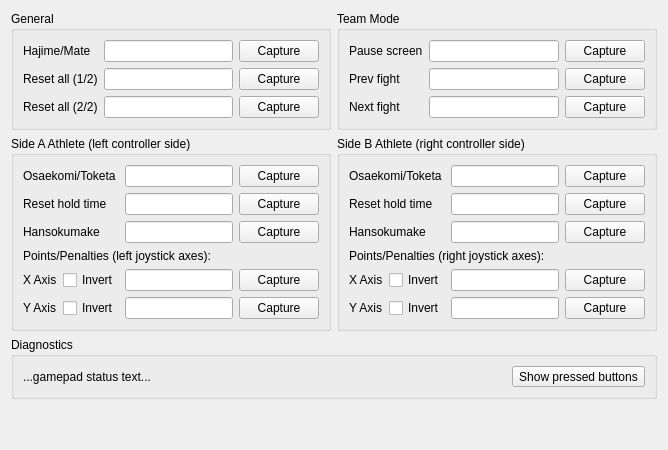
     <widget class="QWidget" name="tab_gamepad">
      <attribute name="icon">
       <iconset resource="ipponboard.qrc">
        <normaloff>:/res/icons/controller.png</normaloff>:/res/icons/controller.png</iconset>
      </attribute>
      <attribute name="title">
       <string>Gamepad</string>
      </attribute>
      <layout class="QVBoxLayout" name="verticalLayout_raw" stretch="0,0,0,0">
       <item>
        <layout class="QHBoxLayout" name="horizontalLayout_4">
         <property name="bottomMargin">
          <number>0</number>
         </property>
         <item>
          <widget class="QGroupBox" name="groupBox_raw_buttons_general">
           <property name="title">
            <string>General</string>
           </property>
           <layout class="QGridLayout" name="gridLayout_8">
            <item row="0" column="2">
             <widget class="QPushButton" name="pushButton_capture_raw_hajime_mate">
              <property name="text">
               <string>Capture</string>
              </property>
             </widget>
            </item>
            <item row="1" column="2">
             <widget class="QPushButton" name="pushButton_capture_raw_reset_first">
              <property name="text">
               <string>Capture</string>
              </property>
             </widget>
            </item>
            <item row="0" column="0">
             <widget class="QLabel" name="label_raw_hajime_mate">
              <property name="text">
               <string>Hajime/Mate</string>
              </property>
             </widget>
            </item>
            <item row="2" column="2">
             <widget class="QPushButton" name="pushButton_capture_raw_reset_second">
              <property name="text">
               <string>Capture</string>
              </property>
             </widget>
            </item>
            <item row="1" column="0">
             <widget class="QLabel" name="label_raw_reset_first">
              <property name="text">
               <string>Reset all (1/2)</string>
              </property>
             </widget>
            </item>
            <item row="0" column="1">
             <widget class="QLineEdit" name="lineEdit_raw_hajime_mate"/>
            </item>
            <item row="2" column="0">
             <widget class="QLabel" name="label_raw_reset_second">
              <property name="text">
               <string>Reset all (2/2)</string>
              </property>
             </widget>
            </item>
            <item row="1" column="1">
             <widget class="QLineEdit" name="lineEdit_raw_reset_first"/>
            </item>
            <item row="2" column="1">
             <widget class="QLineEdit" name="lineEdit_raw_reset_second"/>
            </item>
           </layout>
          </widget>
         </item>
         <item>
          <widget class="QGroupBox" name="groupBox_raw_buttons_team_mode">
           <property name="title">
            <string>Team Mode</string>
           </property>
           <property name="checkable">
            <bool>false</bool>
           </property>
           <layout class="QGridLayout" name="gridLayout_raw_buttons">
            <item row="0" column="1">
             <widget class="QLineEdit" name="lineEdit_raw_pause"/>
            </item>
            <item row="2" column="2">
             <widget class="QPushButton" name="pushButton_capture_raw_next">
              <property name="text">
               <string>Capture</string>
              </property>
             </widget>
            </item>
            <item row="1" column="1">
             <widget class="QLineEdit" name="lineEdit_raw_prev"/>
            </item>
            <item row="2" column="1">
             <widget class="QLineEdit" name="lineEdit_raw_next"/>
            </item>
            <item row="2" column="0">
             <widget class="QLabel" name="label_raw_next">
              <property name="text">
               <string>Next fight</string>
              </property>
             </widget>
            </item>
            <item row="1" column="0">
             <widget class="QLabel" name="label_raw_prev">
              <property name="text">
               <string>Prev fight</string>
              </property>
             </widget>
            </item>
            <item row="0" column="2">
             <widget class="QPushButton" name="pushButton_capture_raw_pause">
              <property name="text">
               <string>Capture</string>
              </property>
             </widget>
            </item>
            <item row="0" column="0">
             <widget class="QLabel" name="label_raw_pause">
              <property name="text">
               <string>Pause screen</string>
              </property>
             </widget>
            </item>
            <item row="1" column="2">
             <widget class="QPushButton" name="pushButton_capture_raw_prev">
              <property name="text">
               <string>Capture</string>
              </property>
             </widget>
            </item>
           </layout>
          </widget>
         </item>
        </layout>
       </item>
       <item>
        <layout class="QHBoxLayout" name="horizontalLayout_fighter_controls">
         <property name="bottomMargin">
          <number>0</number>
         </property>
         <item>
          <widget class="QGroupBox" name="groupBox_first_2">
           <property name="title">
            <string>Side A Athlete (left controller side)</string>
           </property>
           <layout class="QGridLayout" name="gridLayout_9">
            <item row="4" column="3">
             <widget class="QPushButton" name="pushButton_capture_raw_axis_left_x">
              <property name="text">
               <string>Capture</string>
              </property>
             </widget>
            </item>
            <item row="4" column="0">
             <widget class="QLabel" name="label_raw_axis_left_x">
              <property name="text">
               <string>X Axis</string>
              </property>
             </widget>
            </item>
            <item row="1" column="3">
             <widget class="QPushButton" name="pushButton_capture_raw_reset_hold_first">
              <property name="text">
               <string>Capture</string>
              </property>
             </widget>
            </item>
            <item row="2" column="3">
             <widget class="QPushButton" name="pushButton_capture_raw_hansokumake_first">
              <property name="text">
               <string>Capture</string>
              </property>
             </widget>
            </item>
            <item row="0" column="3">
             <widget class="QPushButton" name="pushButton_capture_raw_osaekomi_first">
              <property name="text">
               <string>Capture</string>
              </property>
             </widget>
            </item>
            <item row="5" column="0">
             <widget class="QLabel" name="label_raw_axis_left_y">
              <property name="text">
               <string>Y Axis</string>
              </property>
             </widget>
            </item>
            <item row="5" column="3">
             <widget class="QPushButton" name="pushButton_capture_raw_axis_left_y">
              <property name="text">
               <string>Capture</string>
              </property>
             </widget>
            </item>
            <item row="5" column="2">
             <widget class="QLineEdit" name="lineEdit_raw_axis_left_y">
              <property name="sizePolicy">
               <sizepolicy hsizetype="Expanding" vsizetype="Fixed">
                <horstretch>0</horstretch>
                <verstretch>0</verstretch>
               </sizepolicy>
              </property>
             </widget>
            </item>
            <item row="5" column="1">
             <widget class="QCheckBox" name="checkBox_raw_axis_left_y_invert">
              <property name="text">
               <string>Invert</string>
              </property>
             </widget>
            </item>
            <item row="4" column="2">
             <widget class="QLineEdit" name="lineEdit_raw_axis_left_x">
              <property name="sizePolicy">
               <sizepolicy hsizetype="Expanding" vsizetype="Fixed">
                <horstretch>0</horstretch>
                <verstretch>0</verstretch>
               </sizepolicy>
              </property>
             </widget>
            </item>
            <item row="4" column="1">
             <widget class="QCheckBox" name="checkBox_raw_axis_left_x_invert">
              <property name="text">
               <string>Invert</string>
              </property>
             </widget>
            </item>
            <item row="2" column="2">
             <widget class="QLineEdit" name="lineEdit_raw_hansokumake_first"/>
            </item>
            <item row="1" column="2">
             <widget class="QLineEdit" name="lineEdit_raw_reset_hold_first"/>
            </item>
            <item row="0" column="2">
             <widget class="QLineEdit" name="lineEdit_raw_osaekomi_first"/>
            </item>
            <item row="0" column="0" colspan="2">
             <widget class="QLabel" name="label_raw_osaekomi_first">
              <property name="text">
               <string>Osaekomi/Toketa</string>
              </property>
             </widget>
            </item>
            <item row="1" column="0" colspan="2">
             <widget class="QLabel" name="label_raw_reset_hold_first">
              <property name="text">
               <string>Reset hold time</string>
              </property>
             </widget>
            </item>
            <item row="2" column="0" colspan="2">
             <widget class="QLabel" name="label_raw_hansokumake_first">
              <property name="text">
               <string>Hansokumake</string>
              </property>
             </widget>
            </item>
            <item row="3" column="0" colspan="3">
             <widget class="QLabel" name="label_2">
              <property name="text">
               <string>Points/Penalties (left joystick axes):</string>
              </property>
             </widget>
            </item>
           </layout>
          </widget>
         </item>
         <item>
          <widget class="QGroupBox" name="groupBox_second_2">
           <property name="title">
            <string>Side B Athlete (right controller side)</string>
           </property>
           <layout class="QGridLayout" name="gridLayout_11">
            <item row="2" column="2">
             <widget class="QLineEdit" name="lineEdit_raw_hansokumake_second"/>
            </item>
            <item row="1" column="3">
             <widget class="QPushButton" name="pushButton_capture_raw_reset_hold_second">
              <property name="text">
               <string>Capture</string>
              </property>
             </widget>
            </item>
            <item row="4" column="3">
             <widget class="QPushButton" name="pushButton_capture_raw_axis_right_x">
              <property name="text">
               <string>Capture</string>
              </property>
             </widget>
            </item>
            <item row="0" column="2">
             <widget class="QLineEdit" name="lineEdit_raw_osaekomi_second"/>
            </item>
            <item row="4" column="1">
             <widget class="QCheckBox" name="checkBox_raw_axis_right_x_invert">
              <property name="text">
               <string>Invert</string>
              </property>
             </widget>
            </item>
            <item row="0" column="3">
             <widget class="QPushButton" name="pushButton_capture_raw_osaekomi_second">
              <property name="text">
               <string>Capture</string>
              </property>
             </widget>
            </item>
            <item row="4" column="0">
             <widget class="QLabel" name="label_raw_axis_right_x">
              <property name="text">
               <string>X Axis</string>
              </property>
             </widget>
            </item>
            <item row="2" column="3">
             <widget class="QPushButton" name="pushButton_capture_raw_hansokumake_second">
              <property name="text">
               <string>Capture</string>
              </property>
             </widget>
            </item>
            <item row="1" column="2">
             <widget class="QLineEdit" name="lineEdit_raw_reset_hold_second"/>
            </item>
            <item row="0" column="0" colspan="2">
             <widget class="QLabel" name="label_raw_osaekomi_second">
              <property name="text">
               <string>Osaekomi/Toketa</string>
              </property>
             </widget>
            </item>
            <item row="2" column="0" colspan="2">
             <widget class="QLabel" name="label_raw_hansokumake_second">
              <property name="text">
               <string>Hansokumake</string>
              </property>
             </widget>
            </item>
            <item row="1" column="0" colspan="2">
             <widget class="QLabel" name="label_raw_reset_hold_second">
              <property name="text">
               <string>Reset hold time</string>
              </property>
             </widget>
            </item>
            <item row="4" column="2">
             <widget class="QLineEdit" name="lineEdit_raw_axis_right_x">
              <property name="sizePolicy">
               <sizepolicy hsizetype="Expanding" vsizetype="Fixed">
                <horstretch>0</horstretch>
                <verstretch>0</verstretch>
               </sizepolicy>
              </property>
             </widget>
            </item>
            <item row="5" column="0">
             <widget class="QLabel" name="label_raw_axis_right_y">
              <property name="text">
               <string>Y Axis</string>
              </property>
             </widget>
            </item>
            <item row="5" column="1">
             <widget class="QCheckBox" name="checkBox_raw_axis_right_y_invert">
              <property name="text">
               <string>Invert</string>
              </property>
             </widget>
            </item>
            <item row="5" column="2">
             <widget class="QLineEdit" name="lineEdit_raw_axis_right_y">
              <property name="sizePolicy">
               <sizepolicy hsizetype="Expanding" vsizetype="Fixed">
                <horstretch>0</horstretch>
                <verstretch>0</verstretch>
               </sizepolicy>
              </property>
             </widget>
            </item>
            <item row="5" column="3">
             <widget class="QPushButton" name="pushButton_capture_raw_axis_right_y">
              <property name="text">
               <string>Capture</string>
              </property>
             </widget>
            </item>
            <item row="3" column="0" colspan="4">
             <widget class="QLabel" name="label_3">
              <property name="text">
               <string>Points/Penalties (right joystick axes):</string>
              </property>
             </widget>
            </item>
           </layout>
          </widget>
         </item>
        </layout>
       </item>
       <item>
        <widget class="QGroupBox" name="groupBox_diagnostics">
         <property name="title">
          <string>Diagnostics</string>
         </property>
         <property name="flat">
          <bool>false</bool>
         </property>
         <property name="checkable">
          <bool>false</bool>
         </property>
         <layout class="QHBoxLayout" name="horizontalLayout_6">
          <item>
           <layout class="QHBoxLayout" name="horizontalLayout_3">
            <property name="spacing">
             <number>6</number>
            </property>
            <property name="bottomMargin">
             <number>0</number>
            </property>
            <item>
             <widget class="QLabel" name="label_raw_status">
              <property name="text">
               <string>...gamepad status text...</string>
              </property>
             </widget>
            </item>
            <item>
             <widget class="QToolButton" name="toolButton_test_raw_mapping">
              <property name="text">
               <string>Show pressed buttons</string>
              </property>
              <property name="checkable">
               <bool>true</bool>
              </property>
             </widget>
            </item>
           </layout>
          </item>
         </layout>
        </widget>
       </item>
       <item>
        <spacer name="verticalSpacer_raw">
         <property name="orientation">
          <enum>Qt::Orientation::Vertical</enum>
         </property>
         <property name="sizeHint" stdset="0">
          <size>
           <width>20</width>
           <height>40</height>
          </size>
         </property>
        </spacer>
       </item>
      </layout>
     </widget>
